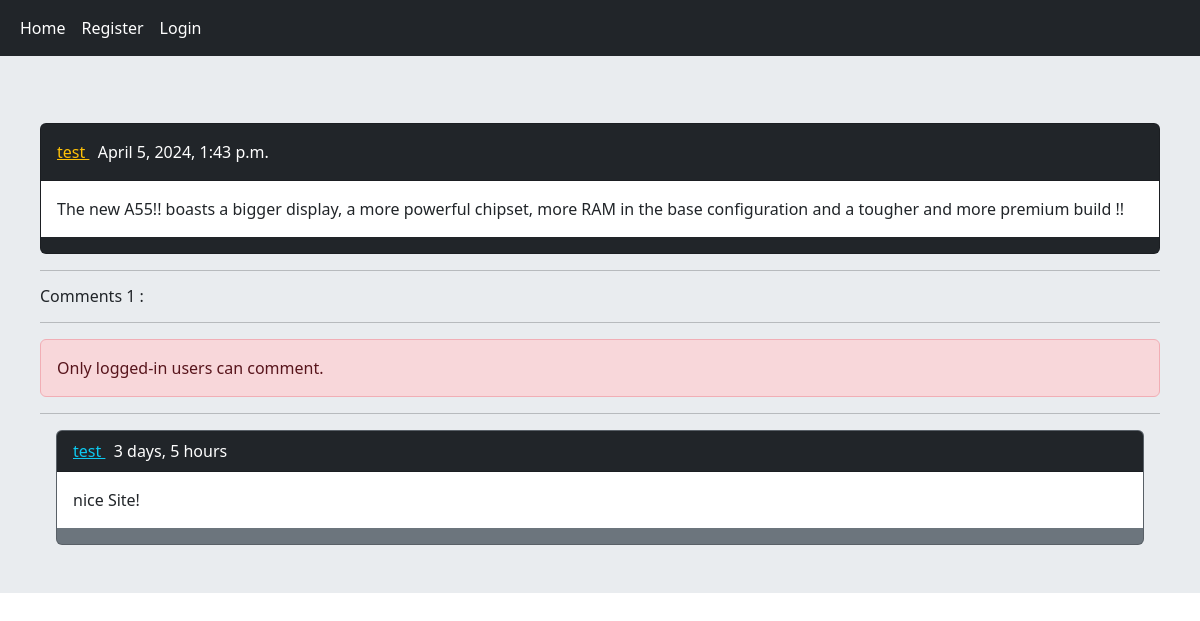
Before: /post/4/the-new-a55-boasts-a-bi with the older database file.
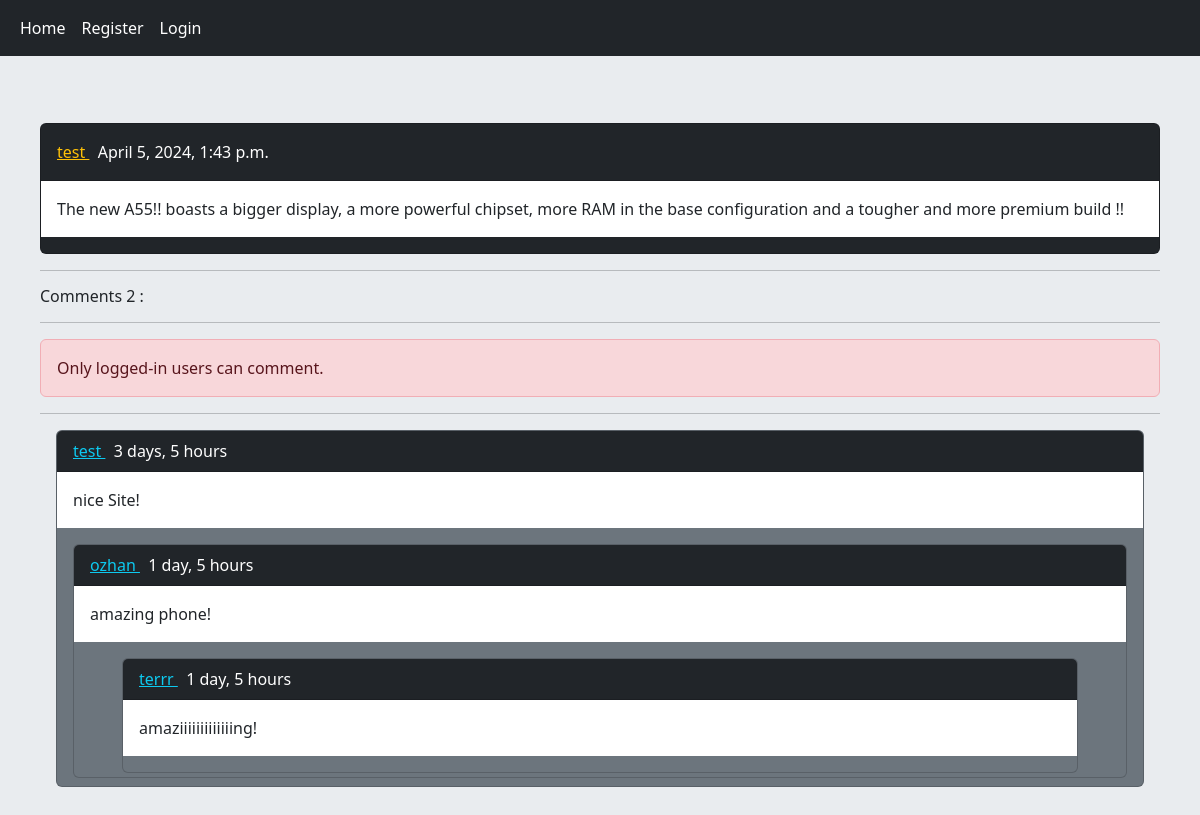
After: the same page with the newer database file.
### home/models.py (models this page shows, shortened)
class Comment(models.Model):
    user = models.ForeignKey(User,on_delete=models.CASCADE,related_name='ucomments')
    post = models.ForeignKey(Post,on_delete=models.CASCADE,related_name='pcomments')
    reply = models.ForeignKey('self',on_delete=models.CASCADE,related_name='rcomments',blank=True,null=True)
    is_reply = models.BooleanField(default=False)
    body = models.TextField(max_length=375)
    created = models.DateTimeField(auto_now_add=True)

### home/views.py (the view, shortened to what this page needs)
# urls.py: path('post/<int:post_id>/<slug:post_slug>',views.PostDetailView.as_view(),name='post_detail'),
class PostDetailView(View) :
    form_class = CommentCreateForm
    form_class_reply = CommentReplyForm
    def setup(self, request, *args, **kwargs):
        self.post_instance = get_object_or_404(Post,pk=kwargs['post_id'],slug=kwargs['post_slug'])
        return super().setup(request,*args,**kwargs)
    def get(self,request,*args,**kwargs):
        comments = self.post_instance.pcomments.filter(is_reply=False)
        return render(request,'home/detail.html',{'post':self.post_instance,'comments':comments ,'form': self.form_class,'reply_form':self.form_class_reply})

### home/templates/home/detail.html (shortened to what this page needs)
{% extends 'base.html' %}
{% block content %}
    <h6> &nbsp </h6>
    <div class="card bg-dark text-dark " >
        <p class="card-header bg-dark text-white p-3 "> <a class="link-warning" href="{% url 'account:user_profile' post.user.id %}" > {{ post.user.username }} </a> &nbsp {{ post.updated}} </p>
        <p class="card-body bg-white ">  {{ post.body }} </p>
    </div>
    <hr/>
        <h6> Comments {{ comments.count }} : </h6>
    <hr/>
        {% if request.user.is_authenticated %}
            <form action="" method="post" >
                {% csrf_token %}
                {{ form.as_p }}
                <input type="submit" value="send"  >
            </form>
        {% else %}
            <p class="alert alert-danger" > Only logged-in users can comment. </p>
        {% endif %}
     <hr/>
    {% for comment in comments %}
        <div class="card bg-secondary text-dark ms-3 me-3 mb-2 " >
            <p class="card-header bg-dark text-white "> <a class="link-info" href="{% url 'account:user_profile' comment.user.id %}" > {{ comment.user }} </a> &nbsp {{ comment.created|timesince}} </p>
            <p class="card-body bg-white text-dark " > {{ comment.body }} </p>
        {% with replies=comment.rcomments.all %}
            {% for reply in replies %}
                <div class="card bg-secondary text-dark ms-5 me-5 mb-1 " >
                    <p class="card-header bg-dark text-white "> <a class="link-info" href="{% url 'account:user_profile' reply.user.id %}" > {{ reply.user }} </a> &nbsp {{ reply.created|timesince}} </p>
                    <p class="card-body bg-white text-dark " > {{ reply.body }}  </p>
                </div>
            {% endfor %}
        {% endwith %}
    {% empty %}
        <p> no comment yet </p>
    {% endfor %}
{% endblock %}

Changed rows visible on the page:
added Comment: user "ozhan", created "1 day, 5 hours", body "amazing phone!", shown under "Comments 2 :"
added Comment: user "terrr", created "1 day, 5 hours", body "amaziiiiiiiiiiiiing!", shown under "ozhan"
Other visible differences:
{{ comments.count }}: "1" → "2"
